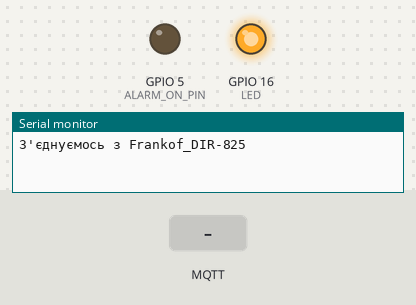
The sketch below on a simulated ESP8266 (NodeMCU). Shown: output pins drawn as LEDs (lit = HIGH), the last lines printed to the serial monitor. Dashed ring = blinking. The inputs (shaded band) are chosen by the test bench. WiFi joins after 1.5 s; servers stay silent unless stated; random numbers use the default seed unless the sketch sets one; no MQTT or app messages arrive unless stated.

Above: at 0.1 s.
At 2.7 s:
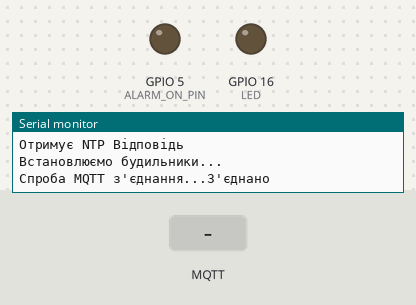
2.8 s: MQTT message "ALARM" arrives on the first subscribed topic
At 4.8 s:
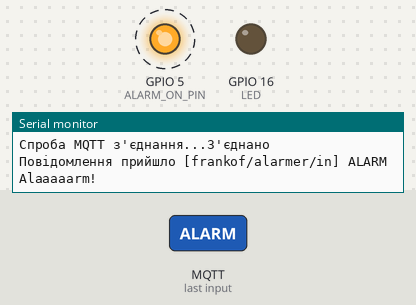
Timing chart, 0 to 10.6 s (numbered marks = the images above; inputs shaded):
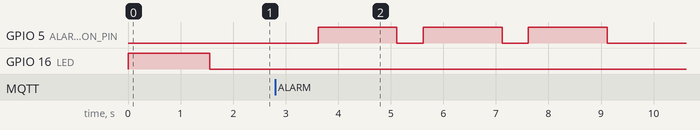

Measured:
- after the input at 2.8 s, GPIO 5 (ALARM_ON_PIN): alternates HIGH for 1.5 s and LOW for 0.50 s, 6 changes in all, then stays LOW, starting after 0.82 s

The sketch:

mqtt_esp8266_serv.ino
```cpp
#include "pitches.h"
#include <PubSubClient.h>
#include <TimeLib.h>
#include <Time.h>
#include <TimeAlarms.h>
#include <ESP8266WiFi.h>
#include <WiFiUdp.h>
#define ALARM_ON_PIN 5
#define LED 16

//Параметри для Wi-Fi
const char* ssid = "Frankof_DIR-825";
const char* password = "70736948";
const int du1 = 500;
const int du2 = 1000;
const int de1 = 510;
const int de2 = 1010;

//Безкоштовний MQTT брокер
const char* mqtt_server = "broker.mqtt-dashboard.com";

//Адреса NTP серверу
IPAddress timeServer(91, 206, 8, 36); // 0.at.pool.ntp.org

//Часовий пояс, який змінюється при переведенні годинника!!!!!!!!!!!!!!!
const int timeZone = 2;

unsigned int localPort = 9000;

WiFiClient espClient;
WiFiUDP Udp;
PubSubClient client(espClient);

String msg="";

//long lastMsg = 0;
//char msg[50];
//int value = 0;

void setup_wifi() {

  delay(10);
  // Спроба з'єднання з Wi-Fi
  Serial.println();
  Serial.print("З'єднуємось з ");
  Serial.println(ssid);

  WiFi.begin(ssid, password);

  while (WiFi.status() != WL_CONNECTED) {
    delay(500);
    Serial.print(".");
  }

  randomSeed(micros());

  Serial.println("");
  Serial.println("WiFi під'єднано");
  Serial.println("IP адреса: ");
  Serial.println(WiFi.localIP());
}

void callback(char* topic, byte* payload, unsigned int length) {
  msg="";
  Serial.print("Повідомлення прийшло [");
  Serial.print(topic);
  Serial.print("] ");
  for (int i = 0; i < length; i++) {
    msg+=(char)payload[i];

  }
  Serial.println(msg);
  Serial.println();

  // Switch on the LED if an 1 was received as first character
  if (msg == "ALARM") {
    client.publish("frankof/alarmer/out", "ALARM");
    //client.publish("frankof/alarmer/out", "ALARM2");
    AlarmON();
    //digitalWrite(BUILTIN_LED, LOW);   // Turn the LED on (Note that LOW is the voltage level
    // but actually the LED is on; this is because
    // it is active low on the ESP-01)
  } else {

    //digitalWrite(BUILTIN_LED, HIGH);  // Turn the LED off by making the voltage HIGH
  }

}

void reconnect() {
  // Loop until we're reconnected
  if(WiFi.status() == WL_CONNECTED){
  while (!client.connected()) {
    Serial.print("Спроба MQTT з'єднання...");
    // Create a random client ID
    String clientId = "ESP8266Client-";
    clientId += String(random(0xffff), HEX);
    // Attempt to connect
    if (client.connect(clientId.c_str())) {
      Serial.println("З'єднано");
      // Once connected, publish an announcement...
      //client.publish("frankof/alarmer/out", "hello world");
      // ... and resubscribe
      client.subscribe("frankof/alarmer/in");
    } else {
      Serial.print("помилка, rc=");
      Serial.print(client.state());
      Serial.println(" спроба через 5 секуднд");
      // Wait 5 seconds before retrying
      delay(5000);
    }
  }
  }
  else{
    while (WiFi.status() != WL_CONNECTED) {
    delay(500);
    Serial.print(".");
  }
    }
  }

void setup() {
  Serial.begin(115200);
  pinMode(ALARM_ON_PIN, OUTPUT);
  pinMode(LED, OUTPUT);
  digitalWrite(ALARM_ON_PIN, LOW);
  digitalWrite(LED, HIGH);
  setup_wifi();
  UpdateNTP();
  Serial.println("Встановлюємо будильники...");
  Alarm.alarmRepeat(8,00,0, AlarmON);
  Alarm.alarmRepeat(9,45,0, AlarmON2);
  Alarm.alarmRepeat(10,0,0, AlarmON);
  Alarm.alarmRepeat(10,15,0, AlarmON);
  Alarm.alarmRepeat(12,0,0, AlarmON);
  Alarm.alarmRepeat(12,30,0, AlarmON);
  Alarm.alarmRepeat(14,45,0, AlarmON2);
  Alarm.alarmRepeat(15,0,0, AlarmON);
  Alarm.alarmRepeat(15,00,0, AlarmON);
  Alarm.alarmRepeat(17,0,0, AlarmON);
  Alarm.alarmRepeat(0,0,1, UpdateNTP);
  //Alarm.timerRepeat(30, AlarmON);
  client.setServer(mqtt_server, 1883);
  client.setCallback(callback);
}

time_t prevDisplay = 0;

void loop() {

  if (!client.connected()) {
    reconnect();
  }
  client.loop();
  //digitalClockDisplay();
  Alarm.delay(1000);


//  long now = millis();
//  if (now - lastMsg > 2000) {
//    lastMsg = now;
//    ++value;
//    snprintf (msg, 50, "hello world #%ld", value);
//    Serial.print("Publish message: ");
//    Serial.println(msg);
//    client.publish("outTopic", msg);
//  }
}

/*void AlarmON(){
  Serial.println("Alaaaaarm!");
  client.publish("frankof/alarmer/out", "ALARM");
  for (int i=0; i < 3; i++){
  digitalWrite(ALARM_ON_PIN, HIGH);
  delay(1500);
  digitalWrite(ALARM_ON_PIN, LOW);
  delay(500);
  digitalWrite(ALARM_ON_PIN, HIGH);
  delay(1500);
  digitalWrite(ALARM_ON_PIN, LOW);
  delay(500);
  digitalWrite(ALARM_ON_PIN, HIGH);
  delay(1500);
  digitalWrite(ALARM_ON_PIN, LOW);
  delay(3000);
   }
}*/
void AlarmON(){
  Serial.println("Alaaaaarm!");
  client.publish("frankof/alarmer/out", "ALARM");
  for (int i=0; i < 3; i++){
    digitalWrite(ALARM_ON_PIN, HIGH);
    delay(1500);
    digitalWrite(ALARM_ON_PIN, LOW);
    delay(500);
    digitalWrite(ALARM_ON_PIN, HIGH);
    delay(1500);
    digitalWrite(ALARM_ON_PIN, LOW);
    delay(500);
    digitalWrite(ALARM_ON_PIN, HIGH);
    delay(1500);
    digitalWrite(ALARM_ON_PIN, LOW);
    delay(3000);
  }

/*  tone(ALARM_ON_PIN, NOTE_F4, du1);
  delay(de1);
  tone(ALARM_ON_PIN, NOTE_E4, du1);
  delay(de1);
  tone(ALARM_ON_PIN, NOTE_D4, du1);
  delay(de1);
  tone(ALARM_ON_PIN, NOTE_C4, du1);
  delay(de1);
  tone(ALARM_ON_PIN, NOTE_G4, du2);
  delay(de2);
  tone(ALARM_ON_PIN, NOTE_G4, du2);
  delay(de2);

  tone(ALARM_ON_PIN, NOTE_F4, du1);
  tone(ALARM_ON_PIN, NOTE_E4, 250);
  tone(ALARM_ON_PIN, NOTE_D4, 250);
  tone(ALARM_ON_PIN, NOTE_C4, 250);
  tone(ALARM_ON_PIN, NOTE_G4, 500);
  tone(ALARM_ON_PIN, NOTE_G4, 500);

  tone(ALARM_ON_PIN, NOTE_F4, 250);
  tone(ALARM_ON_PIN, NOTE_A4, 250);
  tone(ALARM_ON_PIN, NOTE_A4, 250);
  tone(ALARM_ON_PIN, NOTE_F4, 250);

  tone(ALARM_ON_PIN, NOTE_E4, 250);
  tone(ALARM_ON_PIN, NOTE_G4, 250);
  tone(ALARM_ON_PIN, NOTE_G4, 250);
  tone(ALARM_ON_PIN, NOTE_E4, 250);

  tone(ALARM_ON_PIN, NOTE_D4, 250);
  tone(ALARM_ON_PIN, NOTE_E4, 250);
  tone(ALARM_ON_PIN, NOTE_F4, 250);
  tone(ALARM_ON_PIN, NOTE_D4, 250);
  tone(ALARM_ON_PIN, NOTE_C4, 500);
  tone(ALARM_ON_PIN, NOTE_C4, 500);

  tone(ALARM_ON_PIN, NOTE_F4, 250);
  tone(ALARM_ON_PIN, NOTE_A4, 250);
  tone(ALARM_ON_PIN, NOTE_A4, 250);
  tone(ALARM_ON_PIN, NOTE_F4, 250);

  tone(ALARM_ON_PIN, NOTE_E4, 250);
  tone(ALARM_ON_PIN, NOTE_G4, 250);
  tone(ALARM_ON_PIN, NOTE_G4, 250);
  tone(ALARM_ON_PIN, NOTE_E4, 250);

  tone(ALARM_ON_PIN, NOTE_D4, 250);
  tone(ALARM_ON_PIN, NOTE_E4, 250);
  tone(ALARM_ON_PIN, NOTE_F4, 250);
  tone(ALARM_ON_PIN, NOTE_D4, 250);
  tone(ALARM_ON_PIN, NOTE_C4, 500);
  tone(ALARM_ON_PIN, NOTE_C4, 500);
 */
}

void AlarmON2(){
  Serial.println("Alaaaaarm2!");
  client.publish("frankof/alarmer/out", "ALARM2");
}

void UpdateNTP() {
  Serial.println("TimeNTP");
  if(WiFi.status() != WL_CONNECTED){
    Serial.print("Спроба з'єднання з ");
    Serial.println(ssid);
  WiFi.begin(ssid, password);
while (WiFi.status() != WL_CONNECTED) {
    delay(500);
    Serial.print(".");
 }
  }

  Serial.print("IP адреса DHCP ");
  Serial.println(WiFi.localIP());

  Serial.println("Піднімаємо UDP");
  Udp.begin(localPort);
  Serial.print("UDP порт: ");
  Serial.println(Udp.localPort());
  Serial.println("очікуємо на синхронізацію");
  setSyncProvider(getNtpTime);
}

void digitalClockDisplay(){
  // digital clock display of the time
  Serial.print(hour());
  printDigits(minute());
  printDigits(second());
  Serial.print(" ");
  Serial.print(day());
  Serial.print(".");
  Serial.print(month());
  Serial.print(".");
  Serial.print(year());
  Serial.println();
}


void printDigits(int digits){
  // utility for digital clock display: prints preceding colon and leading 0
  Serial.print(":");
  if(digits < 10)
    Serial.print('0');
  Serial.print(digits);
}

/*-------- NTP code ----------*/

const int NTP_PACKET_SIZE = 48; // NTP time is in the first 48 bytes of message
byte packetBuffer[NTP_PACKET_SIZE]; //buffer to hold incoming & outgoing packets

time_t getNtpTime()
{
  while (Udp.parsePacket() > 0) ; // discard any previously received packets
  Serial.println("Відправляємо NTP Запит");
  sendNTPpacket(timeServer);
  uint32_t beginWait = millis();
  while (millis() - beginWait < 1500) {
    int size = Udp.parsePacket();
    if (size >= NTP_PACKET_SIZE) {
      Serial.println("Отримує NTP Відповідь");
      digitalWrite(LED, LOW);
      Udp.read(packetBuffer, NTP_PACKET_SIZE);  // read packet into the buffer
      unsigned long secsSince1900;
      // convert four bytes starting at location 40 to a long integer
      secsSince1900 =  (unsigned long)packetBuffer[40] << 24;
      secsSince1900 |= (unsigned long)packetBuffer[41] << 16;
      secsSince1900 |= (unsigned long)packetBuffer[42] << 8;
      secsSince1900 |= (unsigned long)packetBuffer[43];
      return secsSince1900 - 2208988800UL + timeZone * SECS_PER_HOUR;
    }
  }
  Serial.println("No NTP Response :-(");
  UpdateNTP();
  return 0; // return 0 if unable to get the time
}

// send an NTP request to the time server at the given address
void sendNTPpacket(IPAddress &address)
{
  // set all bytes in the buffer to 0
  memset(packetBuffer, 0, NTP_PACKET_SIZE);
  // Initialize values needed to form NTP request
  // (see URL above for details on the packets)
  packetBuffer[0] = 0b11100011;   // LI, Version, Mode
  packetBuffer[1] = 0;     // Stratum, or type of clock
  packetBuffer[2] = 6;     // Polling Interval
  packetBuffer[3] = 0xEC;  // Peer Clock Precision
  // 8 bytes of zero for Root Delay & Root Dispersion
  packetBuffer[12]  = 49;
  packetBuffer[13]  = 0x4E;
  packetBuffer[14]  = 49;
  packetBuffer[15]  = 52;
  // all NTP fields have been given values, now
  // you can send a packet requesting a timestamp:
  Udp.beginPacket(address, 123); //NTP requests are to port 123
  Udp.write(packetBuffer, NTP_PACKET_SIZE);
  Udp.endPacket();
}
```

pitches.h
```cpp
#define NOTE_B0  31
#define NOTE_C1  33 //do
#define NOTE_CS1 35
#define NOTE_D1  37 //re
#define NOTE_DS1 39
#define NOTE_E1  41 //mi
#define NOTE_F1  44 //fa
#define NOTE_FS1 46
#define NOTE_G1  49 //sol
#define NOTE_GS1 52
#define NOTE_A1  55 //la
#define NOTE_AS1 58
#define NOTE_B1  62 //si
#define NOTE_C2  65
#define NOTE_CS2 69
#define NOTE_D2  73
#define NOTE_DS2 78
#define NOTE_E2  82
#define NOTE_F2  87
#define NOTE_FS2 93
#define NOTE_G2  98
#define NOTE_GS2 104
#define NOTE_A2  110
#define NOTE_AS2 117
#define NOTE_B2  123
#define NOTE_C3  131
#define NOTE_CS3 139
#define NOTE_D3  147
#define NOTE_DS3 156
#define NOTE_E3  165
#define NOTE_F3  175
#define NOTE_FS3 185
#define NOTE_G3  196
#define NOTE_GS3 208
#define NOTE_A3  220
#define NOTE_AS3 233
#define NOTE_B3  247
#define NOTE_C4  262
#define NOTE_CS4 277
#define NOTE_D4  294
#define NOTE_DS4 311
#define NOTE_E4  330
#define NOTE_F4  349
#define NOTE_FS4 370
#define NOTE_G4  392
#define NOTE_GS4 415
#define NOTE_A4  440
#define NOTE_AS4 466
#define NOTE_B4  494
#define NOTE_C5  523
#define NOTE_CS5 554
#define NOTE_D5  587
#define NOTE_DS5 622
#define NOTE_E5  659
#define NOTE_F5  698
#define NOTE_FS5 740
#define NOTE_G5  784
#define NOTE_GS5 831
#define NOTE_A5  880
#define NOTE_AS5 932
#define NOTE_B5  988
#define NOTE_C6  1047
#define NOTE_CS6 1109
#define NOTE_D6  1175
#define NOTE_DS6 1245
#define NOTE_E6  1319
#define NOTE_F6  1397
#define NOTE_FS6 1480
#define NOTE_G6  1568
#define NOTE_GS6 1661
#define NOTE_A6  1760
#define NOTE_AS6 1865
#define NOTE_B6  1976
#define NOTE_C7  2093
#define NOTE_CS7 2217
#define NOTE_D7  2349
#define NOTE_DS7 2489
#define NOTE_E7  2637
#define NOTE_F7  2794
#define NOTE_FS7 2960
#define NOTE_G7  3136
#define NOTE_GS7 3322
#define NOTE_A7  3520
#define NOTE_AS7 3729
#define NOTE_B7  3951
#define NOTE_C8  4186
#define NOTE_CS8 4435
#define NOTE_D8  4699
#define NOTE_DS8 4978
```
